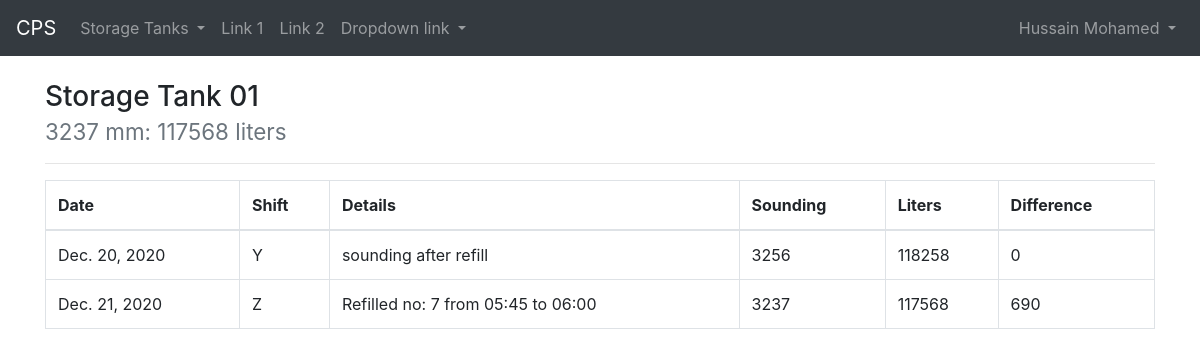
Screenshot of /storagetank/1/ (signed in) with the database file from the repository.
### cps/models.py (models this page shows)
class StorageTankRecord(models.Model):
    class Meta:
        db_table = 'tblStorageTankRecords'
    record_date = models.DateField()
    record_time = models.TimeField()
    shift = models.CharField(max_length=1)
    storage_tank = models.ForeignKey(
        'StorageTank',
        on_delete=models.CASCADE
    )
    details = models.CharField(max_length=255)
    sounding = models.IntegerField()
    liters = models.IntegerField()
    diff = models.IntegerField()

### cps/views/storagetank.py (the view)
# urls.py: path('storagetank/<int:id>/', views.storagetank.view, name='cps.storagetanks.view'),
def view(request, id):
    records = StorageTankRecord.objects.filter(storage_tank=id)\
        .order_by('record_date', 'record_time')
    no = '{:02d}'.format(StorageTank.objects.get(pk=id).no)
    context = {
        "last_record": records[len(records) - 1],
        "records": records,
        "no": no
    }
    return render(request, 'storagetank/view.html', context)

### cps/templates/storagetank/view.html (shortened to what this page needs)
{% extends "_base.html" %}
{% block content %}
<h3>Storage Tank {{ no }}
    <br>
    <small class="text-muted">
        {{ last_record.sounding }} mm: {{ last_record.liters }} liters
    </small>
</h3>
<hr>
<table class="table table-bordered table-hover">
    <thead>
        <tr>
            <th scope="col">Date</th>
            <th scope="col">Shift</th>
            <th scope="col">Details</th>
            <th scope="col">Sounding</th>
            <th scope="col">Liters</th>
            <th scope="col">Difference</th>
        </tr>
    </thead>
    <tbody>
        {% for record in records %}
            <tr>
                <td>{{ record.record_date }}</td>
                <td>{{ record.shift }}</td>
                <td>{{ record.details }}</td>
                <td>{{ record.sounding }}</td>
                <td>{{ record.liters }}</td>
                <td>{{ record.diff }}</td>
            </tr>
        {% endfor %}
    </tbody>
</table>
{% endblock %}

### cps/templates/_navbar.html (shortened to what this page needs)
<nav class="navbar navbar-expand-sm bg-dark navbar-dark">
    <a class="navbar-brand" href="{% url 'cps.dashboard' %}">CPS</a>
    <ul class="navbar-nav">
      <li class="nav-item dropdown">
        <a class="nav-link dropdown-toggle" href="#" id="navbardrop" data-toggle="dropdown">
          Storage Tanks
        </a>
      </li>
      <li class="nav-item">
        <a class="nav-link" href="#">Link 1</a>
      </li>
      <li class="nav-item">
        <a class="nav-link" href="#">Link 2</a>
      </li>
      <li class="nav-item dropdown">
        <a class="nav-link dropdown-toggle" href="#" id="navbardrop" data-toggle="dropdown">
          Dropdown link
        </a>
      </li>
    </ul>
    <ul class="nav navbar-nav ml-auto">
      {% if user.is_authenticated %}
        <li class="nav-item dropdown">
          <a class="nav-link dropdown-toggle" href="#" id="navbardrop" data-toggle="dropdown">
            {{ user.get_full_name }}
          </a>
        </li>
      {% else %}
        <li class="nav-item">
          <a class="nav-link" href="#">Login</a>
        </li>
      {% endif %}
    </ul>
  </nav>

### public/custom-styles.css (style rules this page uses)
hr { margin-top: 5px; margin-bottom: 5px }

### rows the page displays
StorageTankRecord: sounding "3237", liters "117568", record_date "Dec. 21, 2020", shift "Z", details "Refilled no: 7 from 05:45 to 06:00", diff "690"
StorageTankRecord: record_date "Dec. 20, 2020", shift "Y", details "sounding after refill", sounding "3256", liters "118258", diff "0"

### other values shown
{{ user.get_full_name }} "Hussain Mohamed"
{{ no }} "01"
